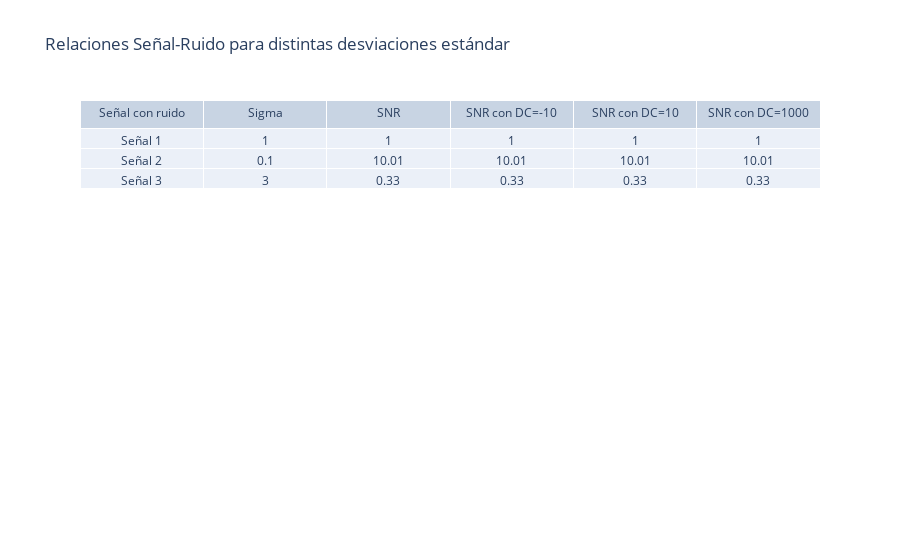

Here is the notebook cell this chart was saved with:
### Markdown cell above
Calculando SNR a cada señal con componente de continua

### Code cell
SNR4 = Señal_Ruido(AX1_C1,sigma1,fs/f0)
SNR5 = Señal_Ruido(AX2_C1,sigma2,fs/f0)
SNR6 = Señal_Ruido(AX3_C1,sigma3,fs/f0)

SNR7 = Señal_Ruido(AX1_C2,sigma1,fs/f0)
SNR8 = Señal_Ruido(AX2_C2,sigma2,fs/f0)
SNR9 = Señal_Ruido(AX3_C2,sigma3,fs/f0)

SNR10 = Señal_Ruido(AX1_C3,sigma1,fs/f0)
SNR11 = Señal_Ruido(AX2_C3,sigma2,fs/f0)
SNR12 = Señal_Ruido(AX3_C3,sigma3,fs/f0)

DC_SNR_layout = go.Layout(
    title='Relaciones Señal-Ruido para distintas desviaciones estándar',
    margin=go.layout.Margin(
        autoexpand=True
    )
)

fig = go.Figure(data=[go.Table(header=dict(values=['Señal con ruido', 'Sigma', 'SNR', 'SNR con DC=-10', 'SNR con DC=10', 'SNR con DC=1000'],align='center'),
                cells=dict(values=[["Señal 1", "Señal 2", "Señal 3"], [sigma1, sigma2, sigma3] , [SNR1, SNR2, SNR3], [SNR4, SNR5, SNR6], [SNR7, SNR8, SNR9], [SNR10, SNR11, SNR12]],align='center'))
                ],
                layout=DC_SNR_layout)
fig.show()

### Figure 1 — Plotly figure (JSON) as saved in the notebook; plotly's stock layout.template omitted (floating-point values rounded to 4 significant figures)
{"data": [{"cells": {"align": "center", "values": [["Señal 1", "Señal 2", "Señal 3"], [1, 0.1, 3], [1, 10.01, 0.33], [1, 10.01, 0.33], [1, 10.01, 0.33], [1, 10.01, 0.33]]}, "header": {"align": "center", "values": ["Señal con ruido", "Sigma", "SNR", "SNR con DC=-10", "SNR con DC=10", "SNR con DC=1000"]}, "type": "table"}], "layout": {"margin": {"autoexpand": true}, "title": {"text": "Relaciones Señal-Ruido para distintas desviaciones estándar"}}}
